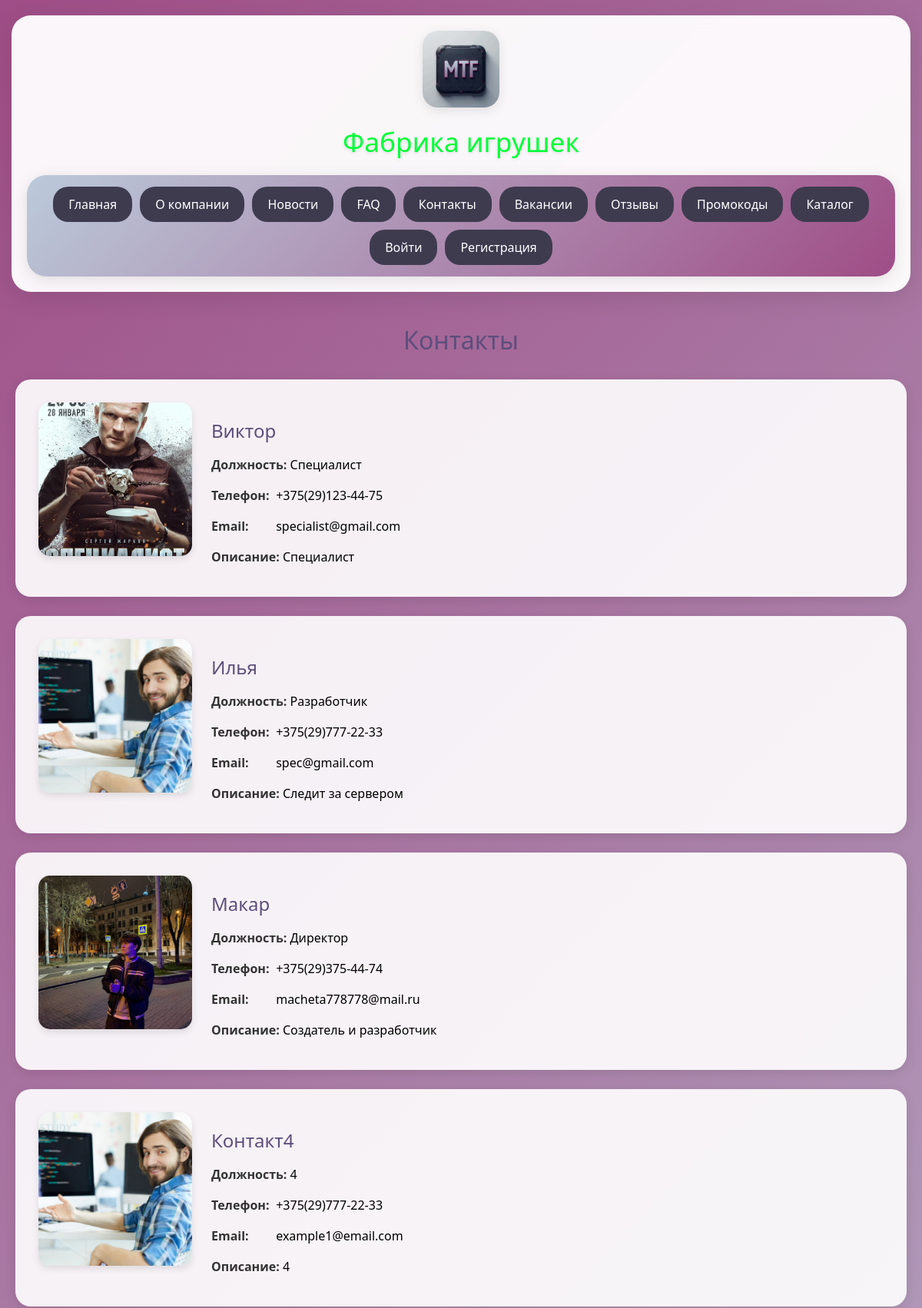
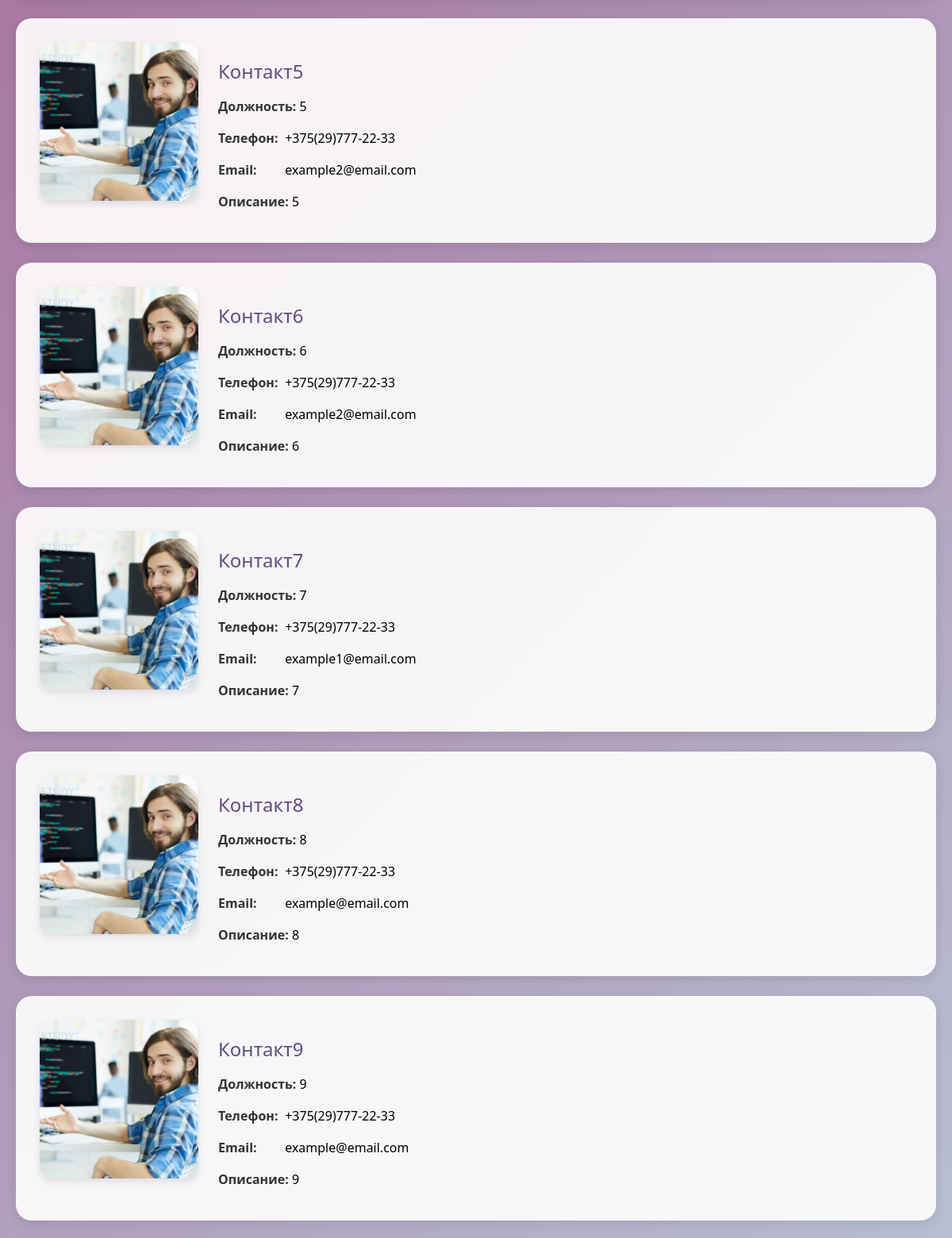
/contacts/ (upper part), run on the app's committed database (2 pictures, top to bottom).
### home/models.py (models this page shows, shortened)
class Contact(models.Model):
    name = models.CharField(max_length=100)
    position = models.CharField(max_length=100)
    photo = models.ImageField(upload_to="contacts/")
    description = models.TextField()
    phone = models.CharField(
        max_length=20,
        validators=[
            RegexValidator(
                regex=r"^\+375\(29\)\d{3}-\d{2}-\d{2}$",
                message="Формат номера: +375(29)XXX-XX-XX",
            )
        ],
    )
    email = models.EmailField()
    class Meta:
        verbose_name = "Контакт"
        verbose_name_plural = "Контакты"

### home/views.py (the view)
# urls.py: re_path(r"^contacts/$", views.contacts, name="contacts"),
def contacts(request):
    contacts = Contact.objects.all()
    return render(
        request,
        "home/contacts.html",
        {
            "contacts": contacts,
        },
    )

### templates/home/contacts.html (shortened to what this page needs)
{% extends 'base.html' %}
{% block content %}
<link rel="stylesheet" href="/static/css/contacts.css">
<div class="contacts-page">
    <h1>Контакты</h1>
    <div class="contacts-list">
        {% for contact in contacts %}
        <div class="contact-card">
            {% if contact.photo %}
            <div class="contact-photo">
                <img src="{{ contact.photo.url }}" alt="{{ contact.name }}">
            </div>
            {% endif %}
            <div class="contact-info">
                <h2>{{ contact.name }}</h2>
                <div class="contact-details">
                    <p><strong>Должность:</strong> {{ contact.position }}</p>
                    {% if contact.phone %}
                    <p><strong>Телефон:</strong> {{ contact.phone }}</p>
                    {% endif %}
                    {% if contact.email %}
                    <p><strong>Email:</strong> {{ contact.email }}</p>
                    {% endif %}
                    {% if contact.description %}
                    <p><strong>Описание:</strong> {{ contact.description }}</p>
                    {% endif %}
                </div>
            </div>
        </div>
        {% endfor %}
    </div>
</div>
{% endblock %}

### static/css/base.css (style rules this page uses)
body { margin: 0; background: -webkit-linear-gradient(135deg, #bbcada 0%, #9f4d86 100%); min-height: 100vh; font-family: 'Segoe UI', Tahoma, Geneva, Verdana, sans-serif; }

### static/css/contacts.css (style rules this page uses)
.contacts-page { max-width: 1200px; margin: 0 auto; padding: 20px; }
.contacts-page h1 { color: #5d4e7b; text-align: center; margin-bottom: 30px; font-weight: 300; }
.contacts-list { display: flex; flex-direction: column; gap: 25px; }
.contact-card { background: rgba(255, 255, 255, 0.9); border-radius: 20px; padding: 30px; box-shadow: 0 4px 15px rgba(0, 0, 0, 0.1); display: flex; gap: 25px; align-items: flex-start; }
.contact-photo { flex-shrink: 0; width: 200px; height: 200px; }
.contact-photo img { width: 100%; height: 100%; object-fit: cover; border-radius: 15px; box-shadow: 0 4px 10px rgba(0, 0, 0, 0.1); }
.contact-info { flex: 1; }
.contact-info h2 { color: #5d4e7b; margin-bottom: 15px; font-weight: 500; }
.contact-details p { margin-bottom: 10px; line-height: 1.5; }
.contact-details strong { color: #333; min-width: 80px; display: inline-block; }

### data on the page
Contact: photo (picture), name "Виктор", position "Специалист", phone "+375(29)123-44-75", email "specialist@gmail.com", description "Специалист"
Contact: photo (picture), name "Илья", position "Разработчик", phone "+375(29)777-22-33", email "spec@gmail.com", description "Следит за сервером"
Contact: photo (picture), name "Макар", position "Директор", phone "+375(29)375-44-74", email "macheta778778@mail.ru", description "Создатель и разработчик"
Contact: photo (picture), name "Контакт4", position "4", phone "+375(29)777-22-33", email "example1@email.com", description "4"
Contact: photo (picture), name "Контакт5", position "5", phone "+375(29)777-22-33", email "example2@email.com", description "5"
Contact: photo (picture), name "Контакт6", position "6", phone "+375(29)777-22-33", email "example2@email.com", description "6"
Contact: photo (picture), name "Контакт7", position "7", phone "+375(29)777-22-33", email "example1@email.com", description "7"
Contact: photo (picture), name "Контакт8", position "8", phone "+375(29)777-22-33", email "example@email.com", description "8"
Contact: photo (picture), name "Контакт9", position "9", phone "+375(29)777-22-33", email "example@email.com", description "9"
